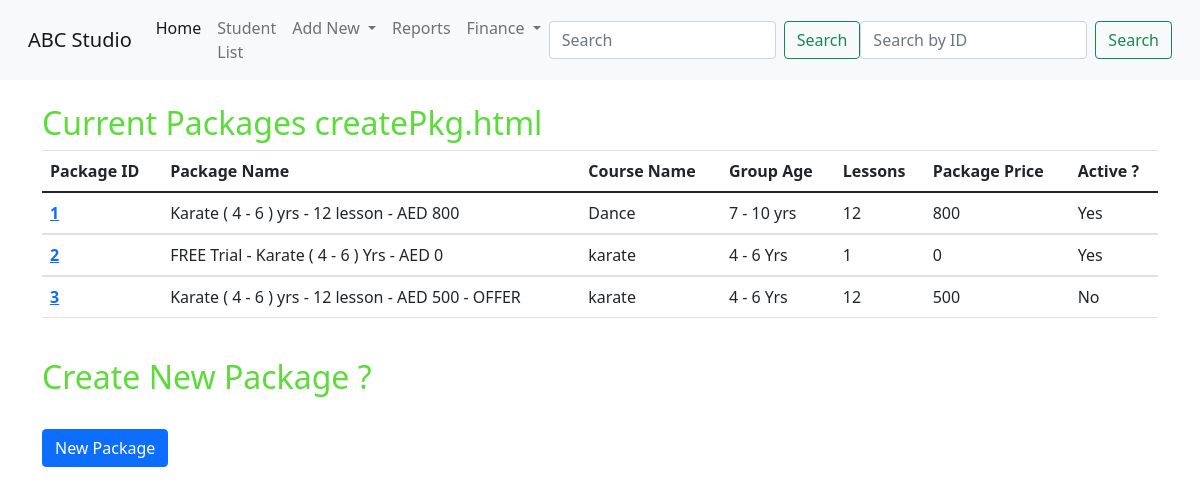
Page /newPKG/ on the earlier database version.
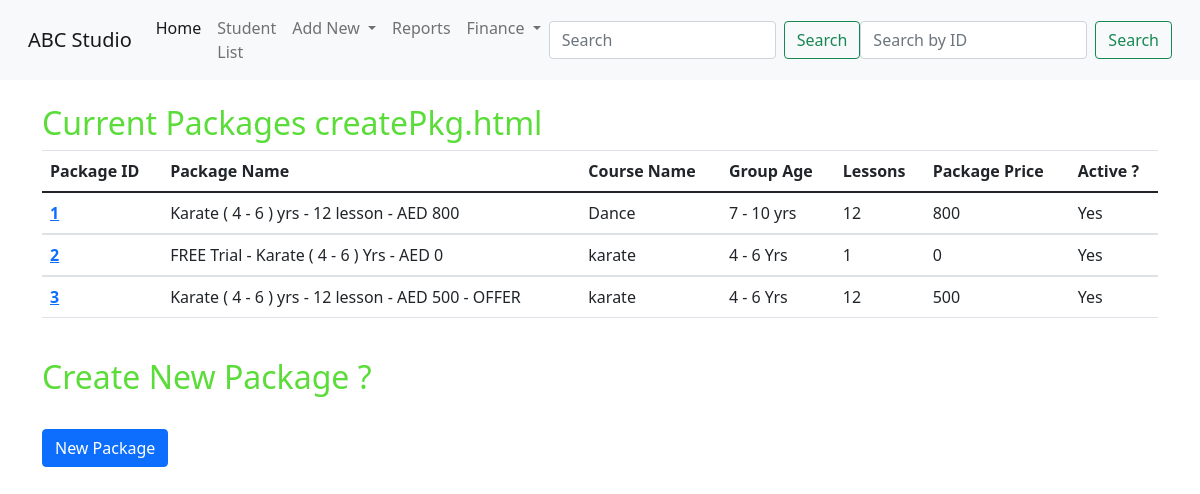
Same page on the later database version.
### student/models.py (models this page shows, shortened)
class studioPackages(models.Model):
    packageId = models.AutoField(primary_key=True)
    PakageName = models.CharField(max_length=255, unique=True)
    courseName = models.ForeignKey(courseList,max_length=50,on_delete=models.CASCADE)
    group_age = models.ForeignKey(groupAge,max_length=255,on_delete=models.CASCADE)
    numberOfLessons = models.IntegerField()
    packagePrice = models.IntegerField()
    active = models.BooleanField(default=True)

class courseList(models.Model):
    coursList = models.CharField(max_length=50,unique=True)
    def __str__(self) -> str:
        return f'{self.coursList}'

class groupAge(models.Model):
    groupAge = models.CharField(max_length=255)
    def __str__(self) -> str:
        return f"{self.groupAge}"

### student/views.py (the view, shortened to what this page needs)
# urls.py: path('newPKG/',views.derivedPackage.as_view(),name='createPKG'),
class derivedPackage(CreateView):
    queryset = studioPackages.objects.all()
    model = studioPackages
    form_class = derivePackageform
    initial = {'PakageName': ''}
    template_name = 'student/createPkg.html'
    def get_context_data(self, **kwargs):
       context = super(derivedPackage, self).get_context_data(**kwargs)
       context['packages'] = studioPackages.objects.all()
       return context

### student/templates/student/createPkg.html (shortened to what this page needs)
{% extends 'student/base.html' %}
{% load static %}
{% block content %}
<br>
<div class="container">
    <h2>Current Packages createPkg.html</h2>
    <table class="table">
        <thead>
          <tr>
            <th scope="col">Package ID</th>
            <th scope="col">Package Name</th>
            <th scope="col">Course Name</th>
            <th scope="col">Group Age</th>
            <th scope="col">Lessons </th>
            <th scope="col">Package Price</th>
            <th scope="col">Active ? </th>
          </tr>
        </thead>
        {% for x in packages %}
        <tbody>
          <tr>
            <th scope="row"><a href="/student/editPackages/{{x.packageId}}">{{x.packageId}} </th></a>
            <td>{{x.PakageName}}</td>
            <td>{{x.courseName}}</td>
            <td>{{x.group_age}}</td>
            <td>{{x.numberOfLessons}}</td>
            <td>{{x.packagePrice}}</td>
            {% if x.active == True %}
            <td>Yes</td>
            {% else %}
            <td>No</td>
            {% endif %}
        </tr>
        </tbody>
        {% endfor %}
      </table>
</div>
<br>
<div class="container">
    <h2>Create New Package ? </h2>
</div>
<br>
<div class="container">
<button class="btn btn-primary" onclick="myFunction()">New Package</button>
<br>
</div>
<br>
{% endblock  %}

Differences in the rows shown:
changed studioPackages "Karate ( 4 - 6 ) yrs - 12 lesson - AED 500 - OFFER": active "No" → "Yes"
